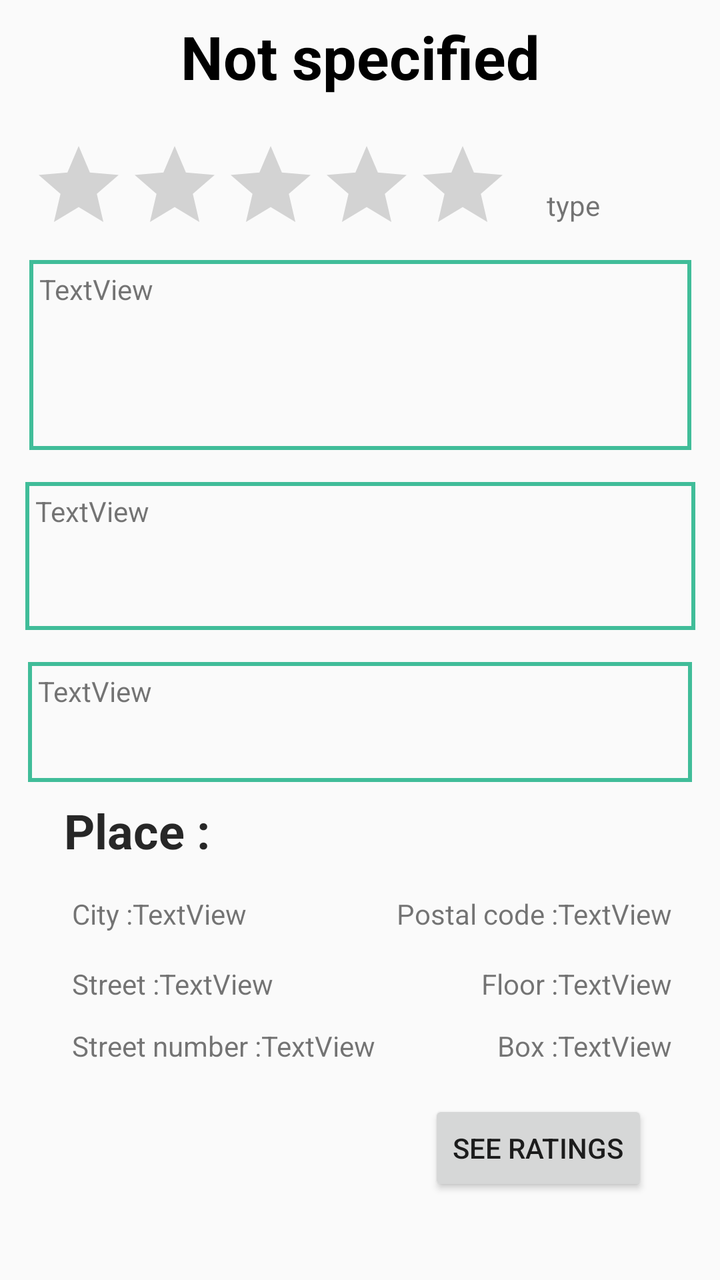
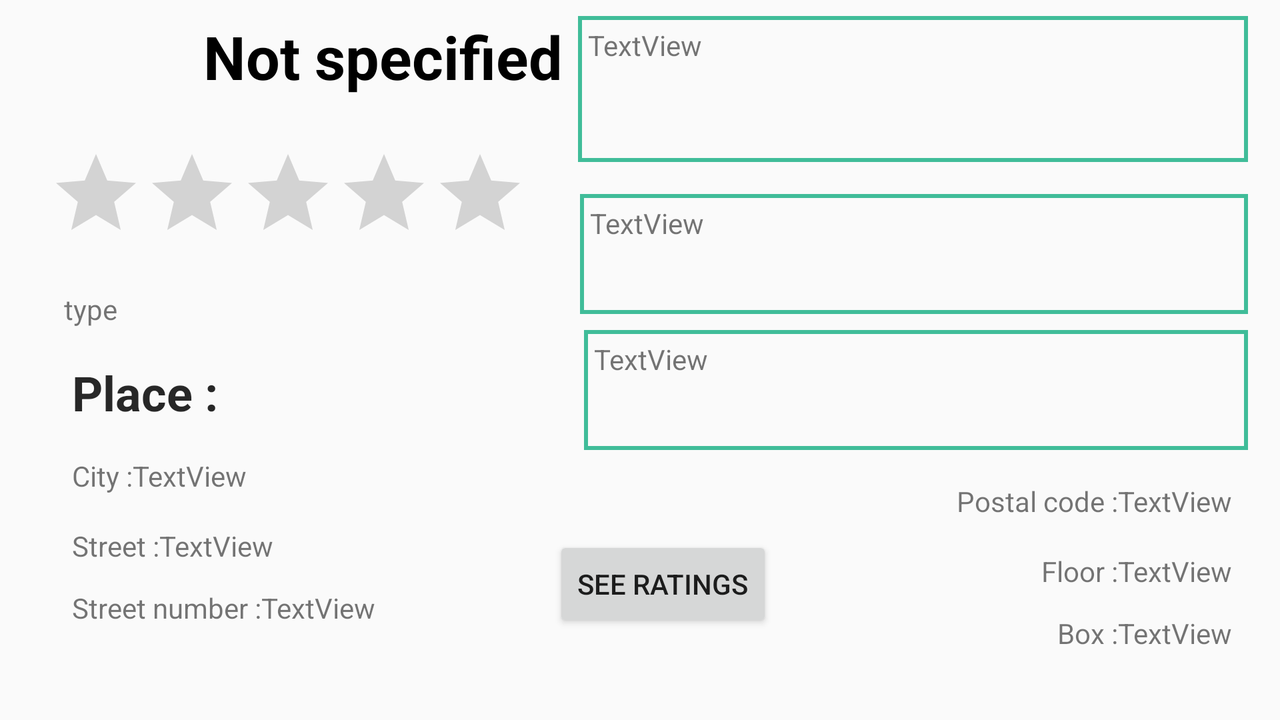

First picture: res/layout/ on a phone held upright. Second picture: the repository's own variant of that layout, on a device whose configuration matches the variant's folder. Source for both follows.
<!-- AndroidManifest.xml: application theme AppTheme -->
<!-- res/layout/activity_restau_info.xml -->
<?xml version="1.0" encoding="utf-8"?>
<androidx.constraintlayout.widget.ConstraintLayout xmlns:android="http://schemas.android.com/apk/res/android"
    xmlns:app="http://schemas.android.com/apk/res-auto"
    xmlns:tools="http://schemas.android.com/tools"
    android:layout_width="match_parent"
    android:layout_height="match_parent"
    tools:context=".activities.module.restaurant.RestauInfoActi">

    <ScrollView
        android:id="@+id/scrollView5"
        android:layout_width="335dp"
        android:layout_height="53dp"
        android:layout_marginStart="100dp"
        android:layout_marginTop="8dp"
        android:layout_marginEnd="100dp"
        app:layout_constraintEnd_toEndOf="parent"
        app:layout_constraintStart_toStartOf="parent"
        app:layout_constraintTop_toBottomOf="@+id/event_author"
        app:layout_constraintTop_toTopOf="parent">

        <LinearLayout
            android:layout_width="match_parent"
            android:layout_height="wrap_content"
            android:orientation="vertical">

            <TextView
                android:id="@+id/restau_title"
                android:layout_width="match_parent"
                android:layout_height="wrap_content"
                android:text="@string/unknow"
                android:textAlignment="center"
                android:textColor="#000000"
                android:textSize="30sp"
                android:textStyle="bold" />
        </LinearLayout>
    </ScrollView>

    <ScrollView
        android:id="@+id/scrollView3"
        android:layout_width="332dp"
        android:layout_height="60dp"
        android:layout_marginStart="16dp"
        android:layout_marginTop="8dp"
        android:layout_marginEnd="16dp"
        android:layout_marginBottom="8dp"
        android:background="@drawable/stroke_bg"
        android:fillViewport="true"
        android:padding="5dp"
        app:layout_constraintBottom_toTopOf="@+id/textView16"
        app:layout_constraintEnd_toEndOf="parent"
        app:layout_constraintStart_toStartOf="parent"
        app:layout_constraintTop_toBottomOf="@+id/scrollView4">

        <LinearLayout
            android:layout_width="match_parent"
            android:layout_height="wrap_content"
            android:orientation="vertical">

            <TextView
                android:id="@+id/restau_schedule"
                android:layout_width="wrap_content"
                android:layout_height="wrap_content"
                android:text="TextView" />
        </LinearLayout>
    </ScrollView>

    <ScrollView
        android:id="@+id/scrollView4"
        android:layout_width="335dp"
        android:layout_height="74dp"
        android:layout_marginStart="16dp"
        android:layout_marginTop="8dp"
        android:layout_marginEnd="16dp"
        android:layout_marginBottom="8dp"
        android:background="@drawable/stroke_bg"
        android:fillViewport="true"
        android:padding="5dp"
        app:layout_constraintBottom_toTopOf="@+id/scrollView3"
        app:layout_constraintEnd_toEndOf="parent"
        app:layout_constraintStart_toStartOf="parent"
        app:layout_constraintTop_toBottomOf="@+id/scrollView2">

        <LinearLayout
            android:layout_width="match_parent"
            android:layout_height="wrap_content"
            android:orientation="vertical">

            <TextView
                android:id="@+id/restau_menu"
                android:layout_width="match_parent"
                android:layout_height="wrap_content"
                android:text="TextView" />
        </LinearLayout>
    </ScrollView>

    <ScrollView
        android:id="@+id/scrollView2"
        android:layout_width="331dp"
        android:layout_height="95dp"
        android:layout_marginStart="16dp"
        android:layout_marginTop="11dp"
        android:layout_marginEnd="16dp"
        android:layout_marginBottom="8dp"
        android:background="@drawable/stroke_bg"
        android:fillViewport="true"
        android:padding="5dp"
        app:layout_constraintBottom_toTopOf="@+id/scrollView4"
        app:layout_constraintEnd_toEndOf="parent"
        app:layout_constraintHorizontal_bias="0.487"
        app:layout_constraintStart_toStartOf="parent"
        app:layout_constraintTop_toBottomOf="@+id/restau_ratingBar"
        app:layout_constraintVertical_bias="0.25">

        <LinearLayout
            android:layout_width="match_parent"
            android:layout_height="wrap_content"
            android:orientation="vertical">

            <TextView
                android:id="@+id/restau_desc"
                android:layout_width="match_parent"
                android:layout_height="wrap_content"
                android:text="TextView" />
        </LinearLayout>
    </ScrollView>

    <TextView
        android:id="@+id/restau_type"
        android:layout_width="wrap_content"
        android:layout_height="wrap_content"
        android:layout_marginTop="32dp"
        android:layout_marginEnd="60dp"
        android:text="type"
        app:layout_constraintEnd_toEndOf="parent"
        app:layout_constraintTop_toBottomOf="@+id/scrollView5" />

    <TextView
        android:id="@+id/textView16"
        android:layout_width="wrap_content"
        android:layout_height="wrap_content"
        android:layout_marginStart="32dp"
        android:layout_marginTop="8dp"
        android:text="@string/address_place"
        android:textColor="#D8000000"
        android:textSize="24sp"
        android:textStyle="bold"
        app:layout_constraintStart_toStartOf="parent"
        app:layout_constraintTop_toBottomOf="@+id/scrollView3" />

    <TextView
        android:id="@+id/restau_place_street"
        android:layout_width="wrap_content"
        android:layout_height="wrap_content"
        android:text="TextView"
        app:layout_constraintStart_toEndOf="@+id/textView17"
        app:layout_constraintTop_toTopOf="@+id/textView17" />

    <TextView
        android:id="@+id/textView20"
        android:layout_width="wrap_content"
        android:layout_height="wrap_content"
        android:layout_marginTop="16dp"
        android:text="@string/address_place_zipCode"
        app:layout_constraintEnd_toStartOf="@+id/restau_place_postalCode"
        app:layout_constraintTop_toBottomOf="@+id/textView16" />

    <TextView
        android:id="@+id/textView22"
        android:layout_width="wrap_content"
        android:layout_height="wrap_content"
        android:layout_marginTop="12dp"
        android:text="@string/address_place_box"
        app:layout_constraintEnd_toStartOf="@+id/restau_place_box"
        app:layout_constraintTop_toBottomOf="@+id/textView21" />

    <TextView
        android:id="@+id/textView19"
        android:layout_width="wrap_content"
        android:layout_height="wrap_content"
        android:layout_marginStart="36dp"
        android:layout_marginTop="12dp"
        android:text="@string/address_place_number"
        app:layout_constraintStart_toStartOf="parent"
        app:layout_constraintTop_toBottomOf="@+id/textView17" />

    <TextView
        android:id="@+id/restau_place_box"
        android:layout_width="wrap_content"
        android:layout_height="wrap_content"
        android:layout_marginEnd="24dp"
        android:text="TextView"
        app:layout_constraintEnd_toEndOf="parent"
        app:layout_constraintTop_toTopOf="@+id/textView22" />

    <TextView
        android:id="@+id/restau_place_city"
        android:layout_width="wrap_content"
        android:layout_height="wrap_content"
        android:text="TextView"
        app:layout_constraintStart_toEndOf="@+id/textView18"
        app:layout_constraintTop_toTopOf="@+id/textView18" />

    <TextView
        android:id="@+id/textView21"
        android:layout_width="wrap_content"
        android:layout_height="wrap_content"
        android:layout_marginTop="16dp"
        android:text="@string/address_place_floor"
        app:layout_constraintEnd_toStartOf="@+id/restau_place_floor"
        app:layout_constraintTop_toBottomOf="@+id/textView20" />

    <TextView
        android:id="@+id/restau_place_streetNumber"
        android:layout_width="wrap_content"
        android:layout_height="wrap_content"
        android:text="TextView"
        app:layout_constraintStart_toEndOf="@+id/textView19"
        app:layout_constraintTop_toTopOf="@+id/textView19" />

    <TextView
        android:id="@+id/restau_place_floor"
        android:layout_width="wrap_content"
        android:layout_height="wrap_content"
        android:layout_marginEnd="24dp"
        android:text="TextView"
        app:layout_constraintEnd_toEndOf="parent"
        app:layout_constraintTop_toTopOf="@+id/textView21" />

    <TextView
        android:id="@+id/textView18"
        android:layout_width="wrap_content"
        android:layout_height="wrap_content"
        android:layout_marginStart="36dp"
        android:layout_marginTop="16dp"
        android:text="@string/address_place_city"
        app:layout_constraintStart_toStartOf="parent"
        app:layout_constraintTop_toBottomOf="@+id/textView16" />

    <TextView
        android:id="@+id/restau_place_postalCode"
        android:layout_width="wrap_content"
        android:layout_height="wrap_content"
        android:layout_marginEnd="24dp"
        android:text="TextView"
        app:layout_constraintEnd_toEndOf="parent"
        app:layout_constraintTop_toTopOf="@+id/textView20" />

    <TextView
        android:id="@+id/textView17"
        android:layout_width="wrap_content"
        android:layout_height="wrap_content"
        android:layout_marginStart="36dp"
        android:layout_marginTop="16dp"
        android:text="@string/address_place_street"
        app:layout_constraintStart_toStartOf="parent"
        app:layout_constraintTop_toBottomOf="@+id/textView18" />

    <Button
        android:id="@+id/restau_goToRating"
        android:layout_width="wrap_content"
        android:layout_height="wrap_content"
        android:layout_marginTop="10dp"
        android:layout_marginEnd="36dp"
        android:layout_marginBottom="16dp"
        android:text="@string/restau_rating_button"
        app:layout_constraintBottom_toBottomOf="parent"
        app:layout_constraintEnd_toEndOf="parent"
        app:layout_constraintTop_toBottomOf="@+id/textView22"
        app:layout_constraintVertical_bias="0.23000002" />

    <RatingBar
        android:id="@+id/restau_ratingBar"
        android:layout_width="244dp"
        android:layout_height="50dp"
        android:layout_marginStart="32dp"
        android:layout_marginTop="8dp"
        android:layout_marginEnd="32dp"
        android:indeterminate="false"
        android:isIndicator="true"
        android:max="5"
        android:numStars="5"
        android:rating="0"
        app:layout_constraintEnd_toStartOf="@+id/restau_type"
        app:layout_constraintHorizontal_bias="0.49"
        app:layout_constraintStart_toStartOf="parent"
        app:layout_constraintTop_toBottomOf="@+id/scrollView5" />

</androidx.constraintlayout.widget.ConstraintLayout>
<!-- resources referenced by this layout -->
<resources>
  <!-- drawable stroke_bg (drawable) -->
  <?xml version="1.0" encoding="utf-8"?>
  <shape xmlns:android="http://schemas.android.com/apk/res/android"
      android:shape="rectangle">
      <stroke
          android:width="2dp"
          android:color="#40BD99"/>
  </shape>
  <string name="address_place">"Place : "</string>
  <string name="address_place_box">Box :</string>
  <string name="address_place_city">City :</string>
  <string name="address_place_floor">Floor :</string>
  <string name="address_place_number">Street number :</string>
  <string name="address_place_street">Street  :</string>
  <string name="address_place_zipCode">Postal code :</string>
  <string name="restau_rating_button">See ratings</string>
  <string name="unknow">Not specified</string>
  <style name="AppTheme" parent="Theme.AppCompat.Light.DarkActionBar">
          
          <item name="colorPrimary">#04B385</item>
          <item name="colorPrimaryDark">#04B385</item>
          <item name="colorAccent">#318F1D</item>
      </style>
</resources>
<!-- res/layout-land/activity_restau_info.xml (the repository's variant of the layout above) -->
<!-- drawn on the phone turned sideways -->
<?xml version="1.0" encoding="utf-8"?>
<androidx.constraintlayout.widget.ConstraintLayout xmlns:android="http://schemas.android.com/apk/res/android"
    xmlns:app="http://schemas.android.com/apk/res-auto"
    xmlns:tools="http://schemas.android.com/tools"
    android:layout_width="match_parent"
    android:layout_height="match_parent"
    tools:context=".activities.module.restaurant.RestauInfoActi">

    <ScrollView
        android:id="@+id/scrollView5"
        android:layout_width="335dp"
        android:layout_height="53dp"
        android:layout_marginStart="24dp"
        android:layout_marginTop="8dp"
        app:layout_constraintStart_toStartOf="parent"
        app:layout_constraintTop_toBottomOf="@+id/event_author"
        app:layout_constraintTop_toTopOf="parent">

        <LinearLayout
            android:layout_width="match_parent"
            android:layout_height="wrap_content"
            android:orientation="vertical">

            <TextView
                android:id="@+id/restau_title"
                android:layout_width="match_parent"
                android:layout_height="wrap_content"
                android:text="@string/unknow"
                android:textAlignment="center"
                android:textColor="#000000"
                android:textSize="30sp"
                android:textStyle="bold" />
        </LinearLayout>
    </ScrollView>

    <ScrollView
        android:id="@+id/scrollView3"
        android:layout_width="332dp"
        android:layout_height="60dp"
        android:layout_marginStart="16dp"
        android:layout_marginTop="8dp"
        android:layout_marginEnd="16dp"
        android:background="@drawable/stroke_bg"
        android:fillViewport="true"
        android:padding="5dp"
        app:layout_constraintEnd_toEndOf="parent"
        app:layout_constraintHorizontal_bias="1.0"
        app:layout_constraintStart_toStartOf="parent"
        app:layout_constraintTop_toBottomOf="@+id/scrollView4">

        <LinearLayout
            android:layout_width="match_parent"
            android:layout_height="wrap_content"
            android:orientation="vertical">

            <TextView
                android:id="@+id/restau_schedule"
                android:layout_width="wrap_content"
                android:layout_height="wrap_content"
                android:text="TextView" />
        </LinearLayout>
    </ScrollView>

    <ScrollView
        android:id="@+id/scrollView4"
        android:layout_width="334dp"
        android:layout_height="60dp"
        android:layout_marginStart="16dp"
        android:layout_marginTop="8dp"
        android:layout_marginEnd="16dp"
        android:layout_marginBottom="8dp"
        android:background="@drawable/stroke_bg"
        android:fillViewport="true"
        android:padding="5dp"
        app:layout_constraintBottom_toTopOf="@+id/scrollView3"
        app:layout_constraintEnd_toEndOf="parent"
        app:layout_constraintHorizontal_bias="1.0"
        app:layout_constraintStart_toStartOf="parent"
        app:layout_constraintTop_toBottomOf="@+id/scrollView2">

        <LinearLayout
            android:layout_width="match_parent"
            android:layout_height="wrap_content"
            android:orientation="vertical">

            <TextView
                android:id="@+id/restau_menu"
                android:layout_width="match_parent"
                android:layout_height="wrap_content"
                android:text="TextView" />
        </LinearLayout>
    </ScrollView>

    <ScrollView
        android:id="@+id/scrollView2"
        android:layout_width="335dp"
        android:layout_height="73dp"
        android:layout_marginStart="16dp"
        android:layout_marginTop="8dp"
        android:layout_marginEnd="16dp"
        android:layout_marginBottom="8dp"
        android:background="@drawable/stroke_bg"
        android:fillViewport="true"
        android:padding="5dp"
        app:layout_constraintBottom_toTopOf="@+id/scrollView4"
        app:layout_constraintEnd_toEndOf="parent"
        app:layout_constraintHorizontal_bias="1.0"
        app:layout_constraintStart_toStartOf="parent"
        app:layout_constraintTop_toTopOf="parent">

        <LinearLayout
            android:layout_width="match_parent"
            android:layout_height="wrap_content"
            android:orientation="vertical">

            <TextView
                android:id="@+id/restau_desc"
                android:layout_width="match_parent"
                android:layout_height="wrap_content"
                android:text="TextView" />
        </LinearLayout>
    </ScrollView>

    <TextView
        android:id="@+id/restau_type"
        android:layout_width="wrap_content"
        android:layout_height="wrap_content"
        android:layout_marginStart="32dp"
        android:layout_marginTop="22dp"
        android:text="type"
        app:layout_constraintStart_toStartOf="parent"
        app:layout_constraintTop_toBottomOf="@+id/restau_ratingBar" />

    <TextView
        android:id="@+id/textView16"
        android:layout_width="wrap_content"
        android:layout_height="wrap_content"
        android:layout_marginStart="36dp"
        android:layout_marginTop="16dp"
        android:text="@string/address_place"
        android:textColor="#D8000000"
        android:textSize="24sp"
        android:textStyle="bold"
        app:layout_constraintStart_toStartOf="parent"
        app:layout_constraintTop_toBottomOf="@+id/restau_type" />

    <TextView
        android:id="@+id/restau_place_street"
        android:layout_width="wrap_content"
        android:layout_height="wrap_content"
        android:text="TextView"
        app:layout_constraintStart_toEndOf="@+id/textView17"
        app:layout_constraintTop_toTopOf="@+id/textView17" />

    <TextView
        android:id="@+id/textView20"
        android:layout_width="wrap_content"
        android:layout_height="wrap_content"
        android:layout_marginTop="16dp"
        android:text="@string/address_place_zipCode"
        app:layout_constraintEnd_toStartOf="@+id/restau_place_postalCode"
        app:layout_constraintTop_toBottomOf="@+id/scrollView3" />

    <TextView
        android:id="@+id/textView22"
        android:layout_width="wrap_content"
        android:layout_height="wrap_content"
        android:layout_marginTop="12dp"
        android:text="@string/address_place_box"
        app:layout_constraintEnd_toStartOf="@+id/restau_place_box"
        app:layout_constraintTop_toBottomOf="@+id/textView21" />

    <TextView
        android:id="@+id/textView19"
        android:layout_width="wrap_content"
        android:layout_height="wrap_content"
        android:layout_marginStart="36dp"
        android:layout_marginTop="12dp"
        android:text="@string/address_place_number"
        app:layout_constraintStart_toStartOf="parent"
        app:layout_constraintTop_toBottomOf="@+id/textView17" />

    <TextView
        android:id="@+id/restau_place_box"
        android:layout_width="wrap_content"
        android:layout_height="wrap_content"
        android:layout_marginEnd="24dp"
        android:text="TextView"
        app:layout_constraintEnd_toEndOf="parent"
        app:layout_constraintTop_toTopOf="@+id/textView22" />

    <TextView
        android:id="@+id/restau_place_city"
        android:layout_width="wrap_content"
        android:layout_height="wrap_content"
        android:text="TextView"
        app:layout_constraintStart_toEndOf="@+id/textView18"
        app:layout_constraintTop_toTopOf="@+id/textView18" />

    <TextView
        android:id="@+id/textView21"
        android:layout_width="wrap_content"
        android:layout_height="wrap_content"
        android:layout_marginTop="16dp"
        android:text="@string/address_place_floor"
        app:layout_constraintEnd_toStartOf="@+id/restau_place_floor"
        app:layout_constraintTop_toBottomOf="@+id/textView20" />

    <TextView
        android:id="@+id/restau_place_streetNumber"
        android:layout_width="wrap_content"
        android:layout_height="wrap_content"
        android:text="TextView"
        app:layout_constraintStart_toEndOf="@+id/textView19"
        app:layout_constraintTop_toTopOf="@+id/textView19" />

    <TextView
        android:id="@+id/restau_place_floor"
        android:layout_width="wrap_content"
        android:layout_height="wrap_content"
        android:layout_marginEnd="24dp"
        android:text="TextView"
        app:layout_constraintEnd_toEndOf="parent"
        app:layout_constraintTop_toTopOf="@+id/textView21" />

    <TextView
        android:id="@+id/textView18"
        android:layout_width="wrap_content"
        android:layout_height="wrap_content"
        android:layout_marginStart="36dp"
        android:layout_marginTop="16dp"
        android:text="@string/address_place_city"
        app:layout_constraintStart_toStartOf="parent"
        app:layout_constraintTop_toBottomOf="@+id/textView16" />

    <TextView
        android:id="@+id/restau_place_postalCode"
        android:layout_width="wrap_content"
        android:layout_height="wrap_content"
        android:layout_marginEnd="24dp"
        android:text="TextView"
        app:layout_constraintEnd_toEndOf="parent"
        app:layout_constraintTop_toTopOf="@+id/textView20" />

    <TextView
        android:id="@+id/textView17"
        android:layout_width="wrap_content"
        android:layout_height="wrap_content"
        android:layout_marginStart="36dp"
        android:layout_marginTop="16dp"
        android:text="@string/address_place_street"
        app:layout_constraintStart_toStartOf="parent"
        app:layout_constraintTop_toBottomOf="@+id/textView18" />

    <Button
        android:id="@+id/restau_goToRating"
        android:layout_width="wrap_content"
        android:layout_height="wrap_content"
        android:layout_marginStart="32dp"
        android:layout_marginTop="24dp"
        android:layout_marginEnd="32dp"
        android:layout_marginBottom="24dp"
        android:text="@string/restau_rating_button"
        app:layout_constraintBottom_toBottomOf="parent"
        app:layout_constraintEnd_toStartOf="@+id/textView22"
        app:layout_constraintHorizontal_bias="0.34"
        app:layout_constraintStart_toEndOf="@+id/restau_place_streetNumber"
        app:layout_constraintTop_toBottomOf="@+id/scrollView3"
        app:layout_constraintVertical_bias="0.49" />

    <RatingBar
        android:id="@+id/restau_ratingBar"
        android:layout_width="244dp"
        android:layout_height="50dp"
        android:layout_marginStart="24dp"
        android:layout_marginTop="12dp"
        android:indeterminate="false"
        android:isIndicator="true"
        android:max="5"
        android:numStars="5"
        android:rating="0"
        app:layout_constraintStart_toStartOf="parent"
        app:layout_constraintTop_toBottomOf="@+id/scrollView5" />

</androidx.constraintlayout.widget.ConstraintLayout>
